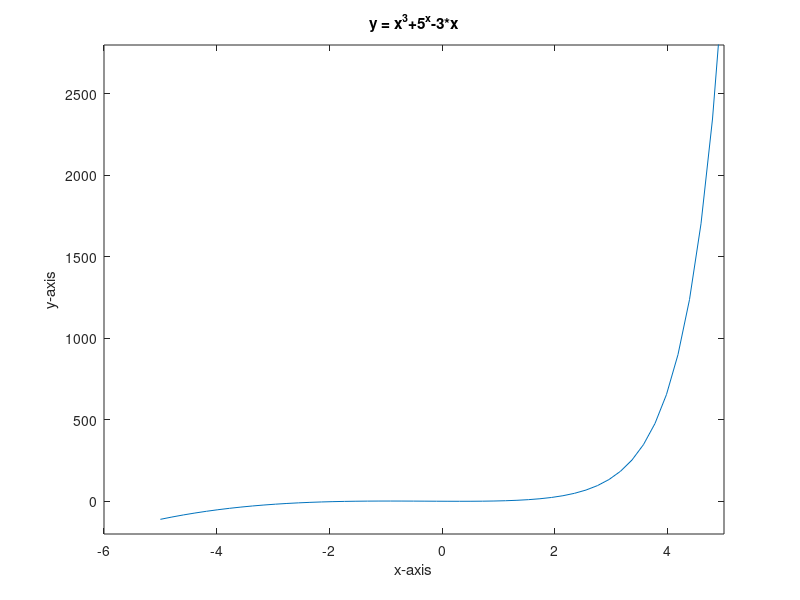
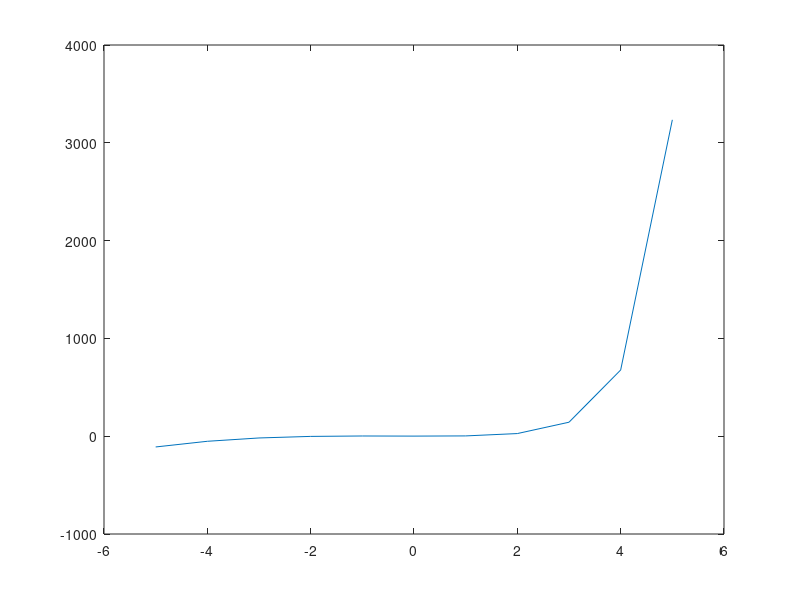
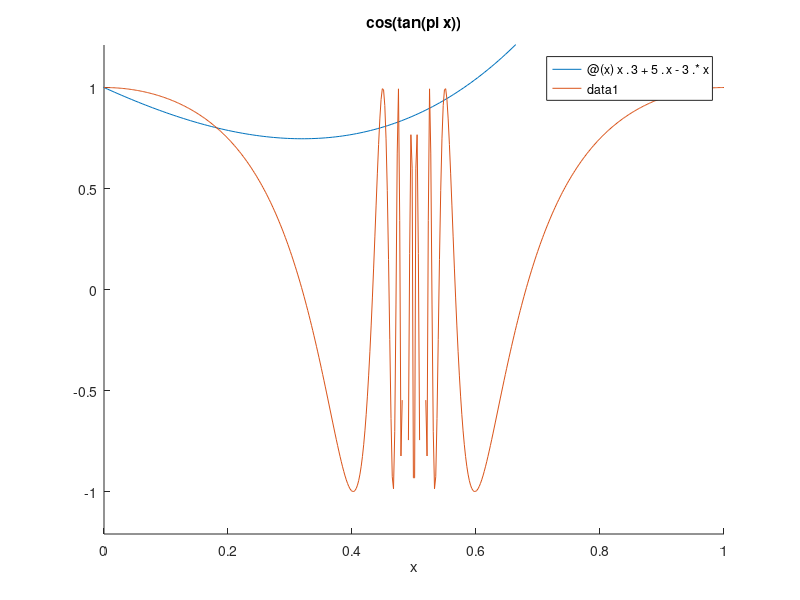

Recreate these plots in MATLAB, in order.
clear all
close all
x = linspace(-5,5,50);
y = x.^3+5.^x-3.*x;
plot(x,y);
xlabel('x-axis');
ylabel('y-axis');
title('y = x^3+5^x-3*x');
axis([-6,5,-200,2800]);
figure;
x = -5:5;
y = x.^3+5.^x-3.*x;
plot(x,y);
figure;
hold on;
fplot(@(x) x.^3+5.^x-3.*x,[-5,5]);
ezplot('cos(tan(pi*x))',[0,1]);